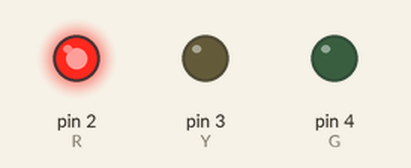
A sketch run on a simulated Arduino Uno, built with avr-gcc and run on an emulated ATmega328P. Parts: output pins drawn as LEDs (lit = HIGH).

Above: at 0.5 s.
At 1.15 s:
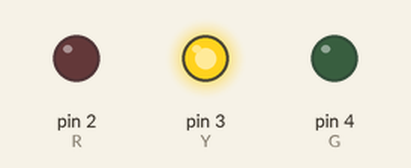
At 3.8 s:
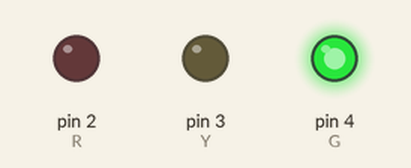
Timing chart, 0 to 4.8 s (numbered marks = the images above):
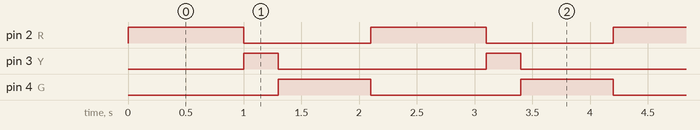

The sketch:

0.Traffic_Light.ino
```cpp
int R=2;
int Y=3;
int G=4;

void setup() {
  // put your setup code here, to run once:
  pinMode(R,OUTPUT);
  pinMode(Y,OUTPUT);
  pinMode(G,OUTPUT);
//pin 13 = LED_BUILTIN arduino uno
}

void loop() {
  // put your main code here, to run repeatedly:
digitalWrite(R,HIGH);
digitalWrite(Y,LOW);
digitalWrite(G,LOW);
delay(1000);
digitalWrite(R,LOW);
digitalWrite(Y,HIGH);
digitalWrite(G,LOW);
delay(300);
digitalWrite(R,LOW);
digitalWrite(Y,LOW);
digitalWrite(G,HIGH);
delay(800);
}
```

Measured:
- by itself, pin 2 (R): alternates HIGH for 1.0 s and LOW for 1.1 s
- by itself, pin 3 (Y): alternates HIGH for 0.30 s and LOW for 1.8 s
- by itself, pin 4 (G): alternates HIGH for 0.80 s and LOW for 1.3 s
